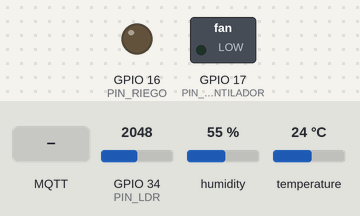
A sketch run on a simulated ESP32. Shown: switched loads named in the sketch (green lamp = pin HIGH), output pins drawn as LEDs (lit = HIGH). The test bench sets the inputs (shaded band); at power-on: GPIO 34 (PIN_LDR) = 2048, humidity 55 %, temperature 24 °C. WiFi joins after 1.5 s; servers stay silent unless stated; random numbers use the default seed unless the sketch sets one; no MQTT or app messages arrive unless stated; what the sketch prints to the serial monitor is not drawn.

Above: at 2.7 s.
2.8 s: MQTT message "ON" arrives on the first subscribed topic
At 3.4 s:
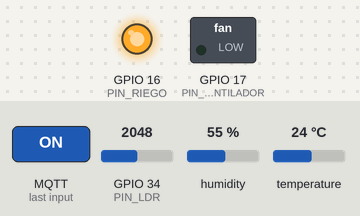
4.3 s: MQTT message "ON" arrives on the second subscribed topic
At 4.6 s:
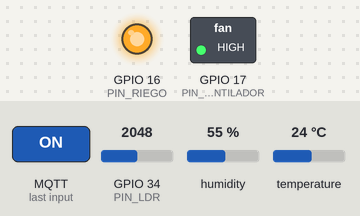
5.8 s: MQTT message "1" arrives on the first subscribed topic
At 6.8 s:
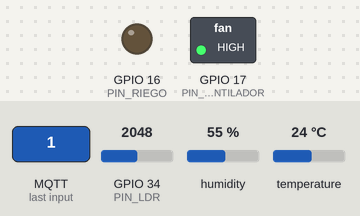
Timing chart, 0 to 8.8 s (numbered marks = the images above; inputs shaded):
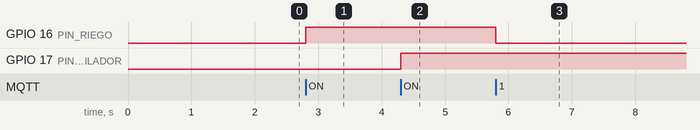

The sketch:

Proyecto2-Obi.ino
```cpp
#include <WiFi.h>
#include <PubSubClient.h>
#include <ArduinoJson.h>
#include <math.h>
#include <DHT.h>

const char* DEVICE_ID = "ESP32-A";
const char* WIFI_SSID = "Alumno";
const char* WIFI_PASS = "Mebe2ege";
const char* MQTT_BROKER = "10.10.2.250";
const int MQTT_PORT = 1883;

#define PIN_RIEGO 16
#define PIN_VENTILADOR 17

#define DHTPIN 4
#define DHTTYPE DHT11

#define PIN_LDR 34

DHT dht(DHTPIN, DHTTYPE);

bool estadoVentilador = false;
bool estadoRiego = false;

WiFiClient espClient;
PubSubClient mqtt(espClient);
int t = 0;
long ultimo = 0;

int simular_temperatura() {
  return random(0, 50);
}
int simular_humedad() {
  return random(0, 100);
}
int simular_co2() {
  return random(0, 1000);
}

void callback(char* topic, byte* payload, unsigned int length) {

  String mensaje = "";

  for (int i = 0; i < length; i++) {
    mensaje += (char)payload[i];
  }

  Serial.println("\n========== COMANDO RECIBIDO ==========");
  Serial.print("Topic: ");
  Serial.println(topic);

  Serial.print("Mensaje: ");
  Serial.println(mensaje);

  String actuador = "";

  // CONTROL RIEGO
  if (strcmp(topic, "invernadero/control/riego") == 0) {

    actuador = "riego";

    if (mensaje == "ON") {
      digitalWrite(PIN_RIEGO, HIGH);
      estadoRiego = true;
    }
    else {
      digitalWrite(PIN_RIEGO, LOW);
      estadoRiego = false;
    }

    Serial.print("Estado riego: ");
    Serial.println(estadoRiego ? "ON" : "OFF");
  }

  // CONTROL VENTILADOR
  if (strcmp(topic, "invernadero/control/ventilador") == 0) {

    actuador = "ventilador";

    if (mensaje == "ON") {
      digitalWrite(PIN_VENTILADOR, HIGH);
      estadoVentilador = true;
    }
    else {
      digitalWrite(PIN_VENTILADOR, LOW);
      estadoVentilador = false;
    }

    Serial.print("Estado ventilador: ");
    Serial.println(estadoVentilador ? "ON" : "OFF");
  }

  // ACK
  StaticJsonDocument<200> statusDoc;

  statusDoc["actuador"] = actuador;
  statusDoc["estado"] = mensaje;
  statusDoc["ts"] = millis();

  char buffer[256];
  serializeJson(statusDoc, buffer);

  mqtt.publish("invernadero/ack", buffer);

  Serial.println("\n========== DATOS PUBLICADOS ==========");
  Serial.println(buffer);

  Serial.println("ACK enviado:");
  Serial.println(buffer);
}
void conectar_wifi() {
  Serial.println("\n[WiFi] Conectando a: " + String(WIFI_SSID));
  WiFi.begin(WIFI_SSID, WIFI_PASS);

  int intentos = 0;
  while (WiFi.status() != WL_CONNECTED && intentos < 30) {
    delay(500);
    Serial.print(".");
    intentos++;
  }

  if (WiFi.status() == WL_CONNECTED) {
    Serial.println("\n[WiFi] ✓ Conectado exitosamente");
    Serial.print("[WiFi] IP local: ");
    Serial.println(WiFi.localIP());
    Serial.print("[WiFi] RSSI: ");
    Serial.println(WiFi.RSSI());
  } else {
    Serial.println("\n[WiFi] ✗ Error: No se pudo conectar");
    Serial.println("[WiFi] Reiniciando en 5 segundos...");
    delay(5000);
    ESP.restart();
  }
}

void conectar_mqtt() {
  while (!mqtt.connected()) {
    Serial.print("Conectando MQTT...");
    if (mqtt.connect(DEVICE_ID)) {
      Serial.println(" OK");
    } else {
      Serial.println("Falló, reintentando en 3s");
      delay(3000);
    }
  }
  mqtt.subscribe("invernadero/control/riego");
  mqtt.subscribe("invernadero/control/ventilador");
}

void setup() {
  Serial.begin(115200);
  Serial.print("Iniciar");

  // Setup mqtt
  conectar_wifi();
  mqtt.setServer(MQTT_BROKER, MQTT_PORT);
  mqtt.setCallback(callback);

  // Setup LEDs
  pinMode(PIN_RIEGO, OUTPUT);
  pinMode(PIN_VENTILADOR, OUTPUT);

  // Sensor DHT11
  dht.begin();
  Serial.println("[DHT11] Inicializado");
}

void loop() {
  // Reconnect if dead
  if (!mqtt.connected()) conectar_mqtt();
  mqtt.loop();

  // Loop
  if (millis() - ultimo < 5000) return;
  ultimo = millis();

// DHT
  float temp = dht.readTemperature();
  float humedad = dht.readHumidity();

  if (isnan(temp) || isnan(humedad)) {
    Serial.println("[DHT11] Error leyendo sensor");
    return;
  }

  // Sensor LDR
  int luz = analogRead(PIN_LDR);

  StaticJsonDocument<200> doc;

  doc["temp"] = temp;
  doc["hum"] = humedad;

  int luzPorcentaje = map(luz, 0, 4095, 0, 100);
  doc["co2"] = luzPorcentaje;

  doc["dispositivo"] = DEVICE_ID;

  // Serializar JSON
  char buffer[256];

  serializeJson(doc, buffer);

  mqtt.publish("invernadero/sensores", buffer);

  // MOnitor serial
  Serial.println("\n========== SENSOR DATA ==========");

  Serial.print("Temperatura: ");
  Serial.print(temp);
  Serial.println(" °C");

  Serial.print("Humedad: ");
  Serial.print(humedad);
  Serial.println(" %");

  Serial.print("Luz LDR: ");
  Serial.println(luz);

  Serial.println("\nJSON publicado:");

  Serial.println(buffer);

  Serial.println("=================================");

  t++;
}
```

Measured:
- after the input at 2.8 s, GPIO 16 (PIN_RIEGO): LOW → HIGH at once
- after the input at 4.3 s, GPIO 17 (PIN_VENTILADOR): LOW → HIGH at once
- after the input at 5.8 s, GPIO 16 (PIN_RIEGO): HIGH → LOW at once
